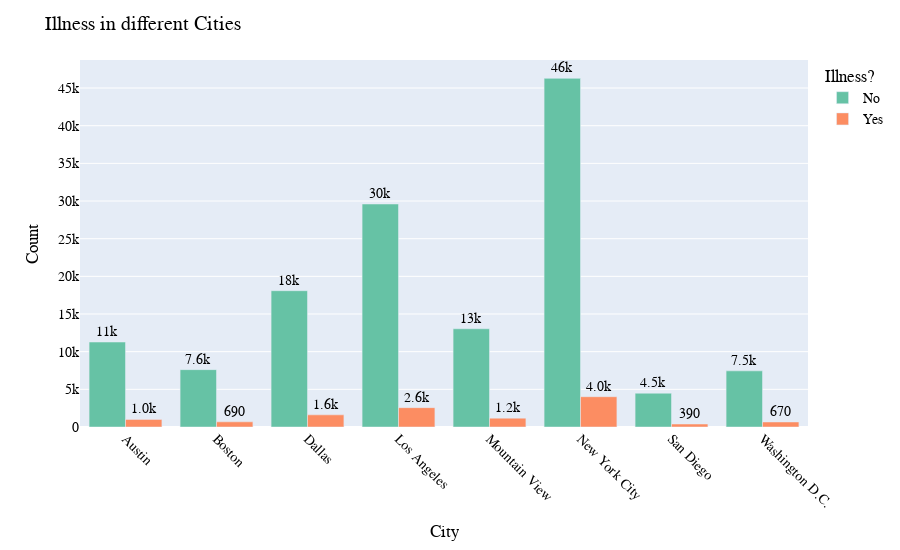

The cell this chart's notebook holds for it:
### Code cell
illness_city = veri.groupby(['Illness','City']).count().reset_index()


fig = px.bar(data_frame = illness_city, 
             x = 'City', y = 'Number',
             color = 'Illness', barmode = 'group',
             text = 'Number',
             color_discrete_sequence = px.colors.qualitative.Set2, height = 550)

fig.update_layout(title = 'Illness in different Cities',
                  yaxis_title = 'Count',
                  legend_title = 'Illness?',
                  font = dict(family = "Courier New, monospace",
                              size = 14, color = 'black')
                  )

fig.update_traces(texttemplate='%{text:.2s}', textposition='outside')


fig.update_xaxes(tickangle=45)

fig.show()

### Figure 1 — Plotly figure (JSON) as saved in the notebook; plotly's stock layout.template omitted (floating-point values rounded to 4 significant figures)
{"data": [{"alignmentgroup": "True", "hovertemplate": "Illness=No<br>City=%{x}<br>Number=%{text}<extra></extra>", "legendgroup": "No", "marker": {"color": "rgb(102,194,165)", "pattern": {"shape": ""}}, "name": "No", "offsetgroup": "No", "orientation": "v", "showlegend": true, "text": [11281, 7615, 18094, 29605, 13041, 46286, 4487, 7452], "textposition": "outside", "texttemplate": "%{text:.2s}", "type": "bar", "x": ["Austin", "Boston", "Dallas", "Los Angeles", "Mountain View", "New York City", "San Diego", "Washington D.C."], "xaxis": "x", "y": [11281, 7615, 18094, 29605, 13041, 46286, 4487, 7452], "yaxis": "y"}, {"alignmentgroup": "True", "hovertemplate": "Illness=Yes<br>City=%{x}<br>Number=%{text}<extra></extra>", "legendgroup": "Yes", "marker": {"color": "rgb(252,141,98)", "pattern": {"shape": ""}}, "name": "Yes", "offsetgroup": "Yes", "orientation": "v", "showlegend": true, "text": [1011, 686, 1613, 2568, 1178, 4021, 394, 668], "textposition": "outside", "texttemplate": "%{text:.2s}", "type": "bar", "x": ["Austin", "Boston", "Dallas", "Los Angeles", "Mountain View", "New York City", "San Diego", "Washington D.C."], "xaxis": "x", "y": [1011, 686, 1613, 2568, 1178, 4021, 394, 668], "yaxis": "y"}], "layout": {"barmode": "group", "font": {"color": "black", "family": "Courier New, monospace", "size": 14}, "height": 550, "legend": {"title": {"text": "Illness?"}, "tracegroupgap": 0}, "margin": {"t": 60}, "title": {"text": "Illness in different Cities"}, "xaxis": {"anchor": "y", "domain": [0, 1], "tickangle": 45, "title": {"text": "City"}}, "yaxis": {"anchor": "x", "domain": [0, 1], "title": {"text": "Count"}}}}
